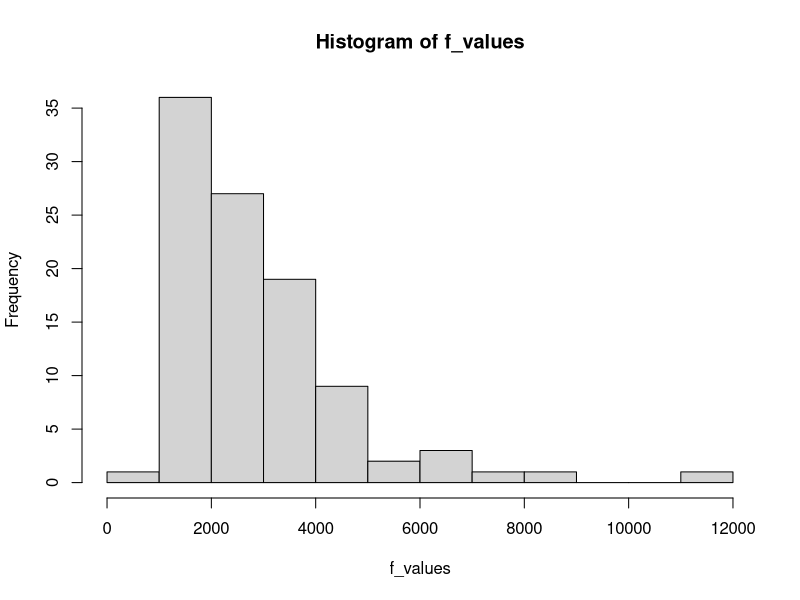

R code for this plot:
## ---- chunk 1
knitr::opts_chunk$set(echo = TRUE)
## ---- chunk 2

f_values<-c()
repeats <- 100
n <- 25
beta1 <- 2
beta2 <- 3

for (x in 1:repeats){

x1 <- rnorm(n, mean = 0, sd = 1)
x2 <- rnorm(n, mean = 0, sd = 1)
dependent <- beta1 * x1 + beta2 * x2 + rnorm(n, mean = 0, sd = 0.25)
model0 <-lm(dependent~1)
model1 <-lm(dependent~x1 + x2)
summary(model1)
comparison<-anova(model0, model1)
f_value <-comparison$F[2]
f_values<-c(f_values, f_value)
}

hist(f_values)
